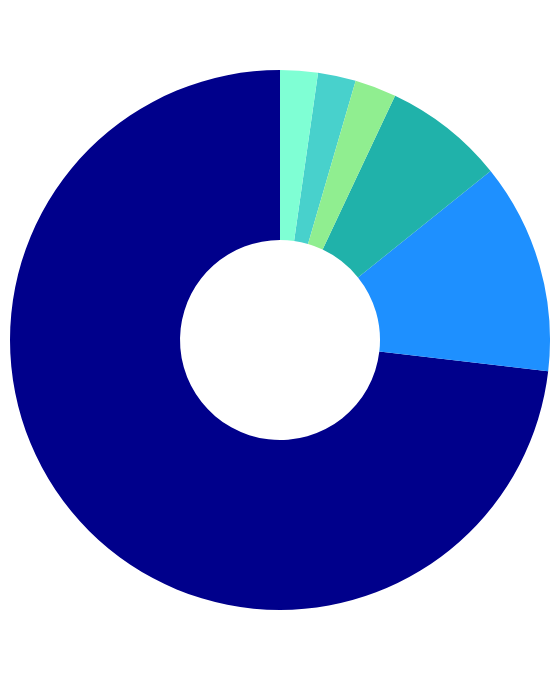

This figure's Vega-Lite source:
### Vega-Lite specification from a JSON file in a GitHub repository (floating-point values rounded to 4 significant figures)
{"$schema": "https://vega.github.io/schema/vega-lite/v4.json", "width": 270, "height": 330, "description": "A simple donut chart with embedded data.", "data": {"values": [{"Location": "Restaurant", "count": 11536}, {"Location": "Private House", "count": 1989}, {"Location": "Catering Service", "count": 1140}, {"Location": "School/College/University", "count": 358}, {"Location": "Unknown", "count": 355}, {"Location": "Banquet Facility", "count": 392}]}, "mark": {"type": "arc", "innerRadius": 50}, "encoding": {"theta": {"field": "count", "type": "quantitative"}, "color": {"field": "Location", "type": "nominal", "scale": {"range": ["#90EE90", "#20B2AA", "#1E90FF", "#00008B", "#48D1CC", "#7FFFD4"]}, "legend": null}, "order": {"field": "count", "sort": "ascending"}, "tooltip": [{"field": "Location", "type": "nominal"}, {"field": "count", "type": "quantitative"}]}, "view": {"stroke": null}, "config": {}}
